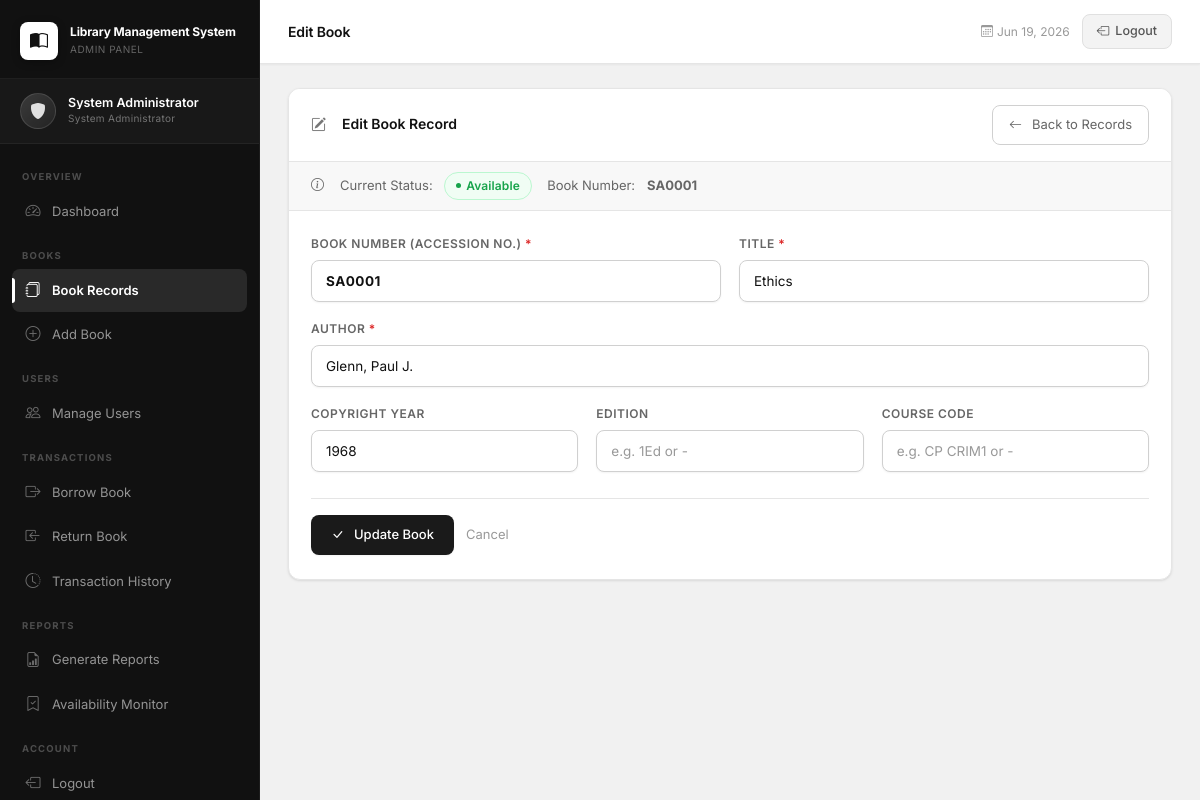
The page /library_management/books/edit.php?id=1 (signed in) on the database its author committed.
### tables this page shows
CREATE TABLE IF NOT EXISTS books (
    id             INT AUTO_INCREMENT PRIMARY KEY,
    book_number    VARCHAR(20)  NOT NULL UNIQUE COMMENT 'Accession No. e.g. SA0001',
    title          VARCHAR(500) NOT NULL,
    copyright_year VARCHAR(10)  DEFAULT NULL,
    edition        VARCHAR(50)  DEFAULT NULL,
    author         VARCHAR(255) NOT NULL,
    course_code    VARCHAR(50)  DEFAULT NULL,
    status         ENUM('Available','Borrowed') NOT NULL DEFAULT 'Available',
    created_at     TIMESTAMP DEFAULT CURRENT_TIMESTAMP,
    updated_at     TIMESTAMP DEFAULT CURRENT_TIMESTAMP ON UPDATE CURRENT_TIMESTAMP
);

### library_management/books/edit.php (the view, shortened to what this page needs)
<?php
$pdo = getDB();
$id   = intval($_GET['id'] ?? 0);
$stmt = $pdo->prepare("SELECT * FROM books WHERE id = ?");
$stmt->execute([$id]);
$book = $stmt->fetch();
require_once __DIR__ . '/../includes/header.php';
?>
<div class="section-card">
    <div class="section-header">
        <h3><i class="bi bi-pencil-square me-2"></i>Edit Book Record</h3>
        <a href="<?= BASE_URL ?>/books/list.php" class="btn-back">
            <i class="bi bi-arrow-left me-1"></i>Back to Records
        </a>
    </div>
    <div class="book-status-bar">
        <i class="bi bi-info-circle me-2"></i>
        Current Status:&nbsp;
        <?php if ($book['status'] === 'Available'): ?>
        <span class="badge-status badge-available" style="font-size:12px;">Available</span>
        <?php else: ?>
        <span class="badge-status badge-borrowed" style="font-size:12px;">Borrowed</span>
        &nbsp;<small style="color:#b35900;">(Return the book first before editing)</small>
        <?php endif; ?>
        &nbsp;&nbsp;Book Number: <strong style="margin-left:4px;"><?= htmlspecialchars($book['book_number']) ?></strong>
    </div>
    <form method="POST" class="form-custom">
        <div class="form-row-2">
            <div class="form-group">
                <label class="form-lbl">Book Number (Accession No.) <span class="req">*</span></label>
                <input type="text" name="book_number" class="form-ctrl" required
                       value="<?= htmlspecialchars($book['book_number']) ?>"
                       style="font-weight:bold;letter-spacing:.5px;">
            </div>
            <div class="form-group">
                <label class="form-lbl">Title <span class="req">*</span></label>
                <input type="text" name="title" class="form-ctrl" required
                       value="<?= htmlspecialchars($book['title']) ?>">
            </div>
        </div>
        <div class="form-group">
            <label class="form-lbl">Author <span class="req">*</span></label>
            <input type="text" name="author" class="form-ctrl" required
                   value="<?= htmlspecialchars($book['author']) ?>"
                   placeholder="e.g. Glenn, Paul J.">
        </div>
        <div class="form-row-3">
            <div class="form-group">
                <label class="form-lbl">Copyright Year</label>
                <input type="text" name="copyright_year" class="form-ctrl"
                       value="<?= htmlspecialchars($book['copyright_year'] ?? '') ?>"
                       placeholder="e.g. 2025">
            </div>
            <div class="form-group">
                <label class="form-lbl">Edition</label>
                <input type="text" name="edition" class="form-ctrl"
                       value="<?= htmlspecialchars($book['edition'] ?? '') ?>"
                       placeholder="e.g. 1Ed or -">
            </div>
            <div class="form-group">
                <label class="form-lbl">Course Code</label>
                <input type="text" name="course_code" class="form-ctrl"
                       value="<?= htmlspecialchars($book['course_code'] ?? '') ?>"
                       placeholder="e.g. CP CRIM1 or -">
            </div>
        </div>
        <div class="form-actions">
            <button type="submit" class="btn-primary-custom"
                    <?= $book['status'] === 'Borrowed' ? 'disabled style="opacity:.5;cursor:not-allowed;"' : '' ?>>
                <i class="bi bi-check-lg me-1"></i>Update Book
            </button>
            <a href="<?= BASE_URL ?>/books/list.php" class="btn-cancel">Cancel</a>
        </div>
    </form>
</div>
<?php require_once __DIR__ . '/../includes/footer.php'; ?>

### rows shown on the page
books: book_number "SA0001", title "Ethics", author "Glenn, Paul J.", copyright_year "1968"

### other values the page prints
$_SESSION['admin_name'] "System Administrator"
$pageTitle "Edit Book"
